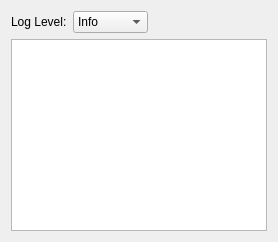
      <widget class="QWidget" name="tab_log">
       <property name="sizePolicy">
        <sizepolicy hsizetype="Expanding" vsizetype="Expanding">
         <horstretch>0</horstretch>
         <verstretch>0</verstretch>
        </sizepolicy>
       </property>
       <attribute name="icon">
        <iconset resource="icons.qrc">
         <normaloff>:/icons/logtabicon.png</normaloff>:/icons/logtabicon.png</iconset>
       </attribute>
       <attribute name="title">
        <string>Log</string>
       </attribute>
       <layout class="QGridLayout" name="gridLayout_9">
        <item row="6" column="0">
         <widget class="QTextEdit" name="textEdit_log">
          <property name="readOnly">
           <bool>true</bool>
          </property>
         </widget>
        </item>
        <item row="1" column="0">
         <layout class="QHBoxLayout" name="horizontalLayout_log">
          <property name="leftMargin">
           <number>0</number>
          </property>
          <property name="topMargin">
           <number>0</number>
          </property>
          <item>
           <widget class="QLabel" name="label_verbosity">
            <property name="text">
             <string>Log Level:</string>
            </property>
           </widget>
          </item>
          <item>
           <widget class="QComboBox" name="comboBox_verbosity">
            <property name="currentIndex">
             <number>0</number>
            </property>
            <property name="maxVisibleItems">
             <number>4</number>
            </property>
            <item>
             <property name="text">
              <string>Info</string>
             </property>
            </item>
            <item>
             <property name="text">
              <string>Debug</string>
             </property>
            </item>
            <item>
             <property name="text">
              <string>Warning</string>
             </property>
            </item>
            <item>
             <property name="text">
              <string>Error</string>
             </property>
            </item>
           </widget>
          </item>
          <item>
           <spacer name="horizontalSpacer_3">
            <property name="orientation">
             <enum>Qt::Horizontal</enum>
            </property>
            <property name="sizeHint" stdset="0">
             <size>
              <width>40</width>
              <height>20</height>
             </size>
            </property>
           </spacer>
          </item>
         </layout>
        </item>
       </layout>
      </widget>
